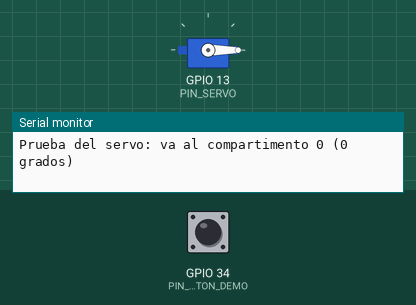
This sketch was run on a simulated ESP32. Shown: servo, the last lines printed to the serial monitor. Inputs (shaded band) come from the test bench; at power-on: GPIO 34 (PIN_BOTON_DEMO) HIGH.

Above: at 1.5 s.
1.6 s: GPIO 34 (PIN_BOTON_DEMO) pulled LOW for 0.15 s
At 2.6 s:
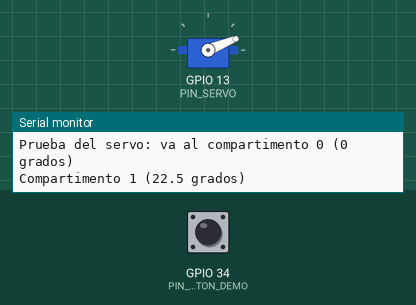
3.4 s: GPIO 34 (PIN_BOTON_DEMO) pulled LOW for 1 s
At 5.2 s:
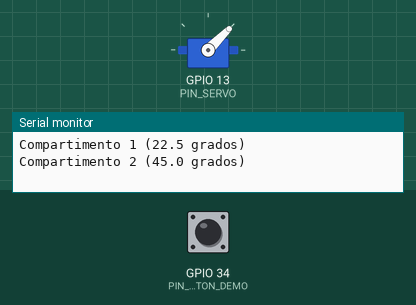
5.9 s: GPIO 34 (PIN_BOTON_DEMO) pulled LOW for 0.15 s
At 7.1 s:
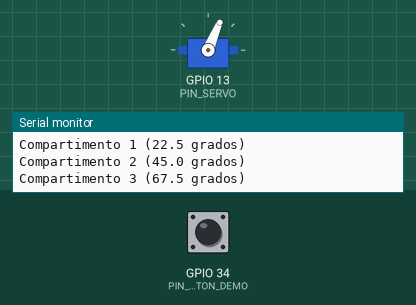
7.7 s: GPIO 34 (PIN_BOTON_DEMO) pulled LOW for 3.2 s
At 8.4 s:
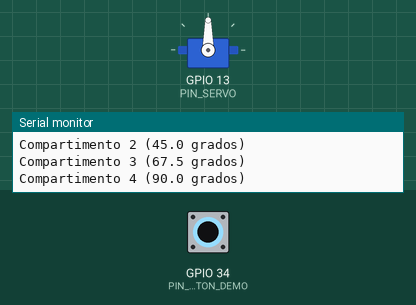
12.4 s: GPIO 34 (PIN_BOTON_DEMO) pulled LOW for 0.15 s
At 13.2 s:
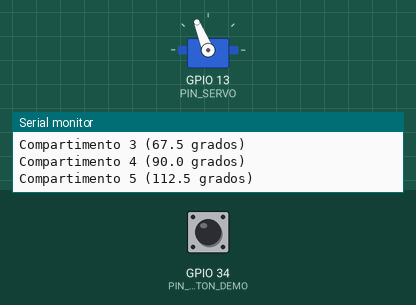
14.2 s: GPIO 34 (PIN_BOTON_DEMO) pulled LOW for 1 s
At 15.8 s:
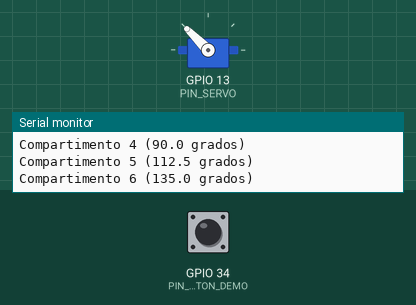
Timing chart, 0 to 17.3 s (numbered marks = the images above; inputs shaded):
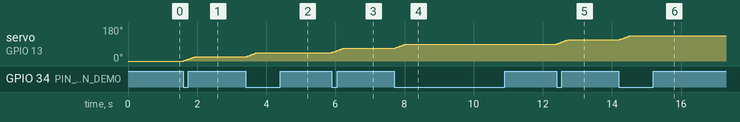

The sketch:

prueba-servo.ino
```cpp
// MediTrack IoT - PRUEBA DEL SERVO (9 compartimentos de 22.5 grados)
// Naranja -> S de D13, Rojo -> 5V, Cafe -> GND. Libreria: ESP32Servo.
// Cada vez que se aprieta el boton amarillo (D34) avanza un compartimento.
// El Monitor Serie (115200) dice en que compartimento queda: numerenlos asi.
#include <ESP32Servo.h>

#define PIN_SERVO      13
#define PIN_BOTON_DEMO 34
#define PULSO_MIN     500
#define PULSO_MAX    2400

Servo servo;
float angulo = 0;
int compartimento = 0;

void escribir(float g) {
  servo.writeMicroseconds(PULSO_MIN + (int)((PULSO_MAX - PULSO_MIN) * g / 180.0f));
}

void moverA(float objetivo) {
  servo.attach(PIN_SERVO, PULSO_MIN, PULSO_MAX);
  while (fabsf(objetivo - angulo) > 1.0f) {
    angulo += (objetivo > angulo) ? 1.0f : -1.0f;
    escribir(angulo);
    delay(15);
  }
  angulo = objetivo;
  escribir(angulo);
  delay(300);
  servo.detach();
}

void setup() {
  Serial.begin(115200);
  pinMode(PIN_BOTON_DEMO, INPUT);
  servo.setPeriodHertz(50);
  Serial.println("Prueba del servo: va al compartimento 0 (0 grados)");
  moverA(0);
}

void loop() {
  if (digitalRead(PIN_BOTON_DEMO) == LOW) {
    compartimento = (compartimento + 1) % 9;   // 0..8, despues regresa a 0
    moverA(compartimento * 22.5f);
    Serial.printf("Compartimento %d (%.1f grados)\n", compartimento, angulo);
    while (digitalRead(PIN_BOTON_DEMO) == LOW) delay(10);  // espera a soltar
    delay(50);
  }
}
```

Measured:
- after the input at 1.6 s, servo on GPIO 13 (PIN_SERVO): moves from 0° to 22° over 0.33 s, starting at once
- after the input at 3.4 s, servo on GPIO 13 (PIN_SERVO): moves from 22° to 45° over 0.33 s, starting at once
- after the input at 5.9 s, servo on GPIO 13 (PIN_SERVO): moves from 45° to 67° over 0.33 s, starting at once
- after the input at 7.7 s, servo on GPIO 13 (PIN_SERVO): moves from 67° to 90° over 0.33 s, starting at once
- after the input at 12.4 s, servo on GPIO 13 (PIN_SERVO): moves from 90° to 112° over 0.33 s, starting at once
- after the input at 14.2 s, servo on GPIO 13 (PIN_SERVO): moves from 112° to 135° over 0.33 s, starting at once
